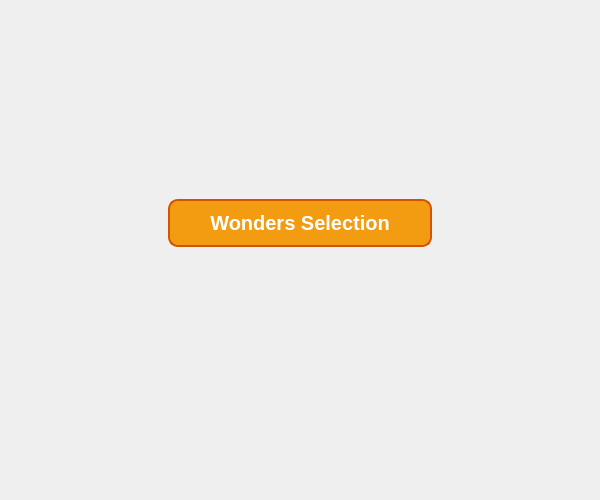
<?xml version="1.0" encoding="UTF-8"?>
<ui version="4.0">
 <class>WonderSelectionWidget</class>
 <widget class="QWidget" name="WonderSelectionWidget">
  <property name="geometry">
   <rect>
    <x>0</x>
    <y>0</y>
    <width>600</width>
    <height>500</height>
   </rect>
  </property>
  <layout class="QVBoxLayout" name="verticalLayout">
   <property name="alignment">
    <set>Qt::AlignCenter</set>
   </property>
   <item>
    <widget class="QLabel" name="titleLabel">
     <property name="text">
      <string>Wonders Selection</string>
     </property>
     <property name="alignment">
      <set>Qt::AlignCenter</set>
     </property>
     <property name="styleSheet">
      <string notr="true">QLabel { 
  background-color: #f39c12; 
  color: white; 
  font-size: 20px; font-weight: bold; 
  padding: 10px 40px; 
  border-radius: 10px; 
  border: 2px solid #d35400; 
}</string>
     </property>
    </widget>
   </item>
   <item>
    <spacer name="verticalSpacer">
     <property name="orientation">
      <enum>Qt::Vertical</enum>
     </property>
     <property name="sizeType">
      <enum>QSizePolicy::Fixed</enum>
     </property>
     <property name="sizeHint" stdset="0">
      <size>
       <width>20</width>
       <height>30</height>
      </size>
     </property>
    </spacer>
   </item>
   <item>
    <widget class="QWidget" name="cardsContainer" native="true">
     <layout class="QGridLayout" name="gridLayout">
      <property name="spacing">
       <number>20</number>
      </property>
     </layout>
    </widget>
   </item>
  </layout>
 </widget>
 <resources/>
 <connections/>
</ui>
